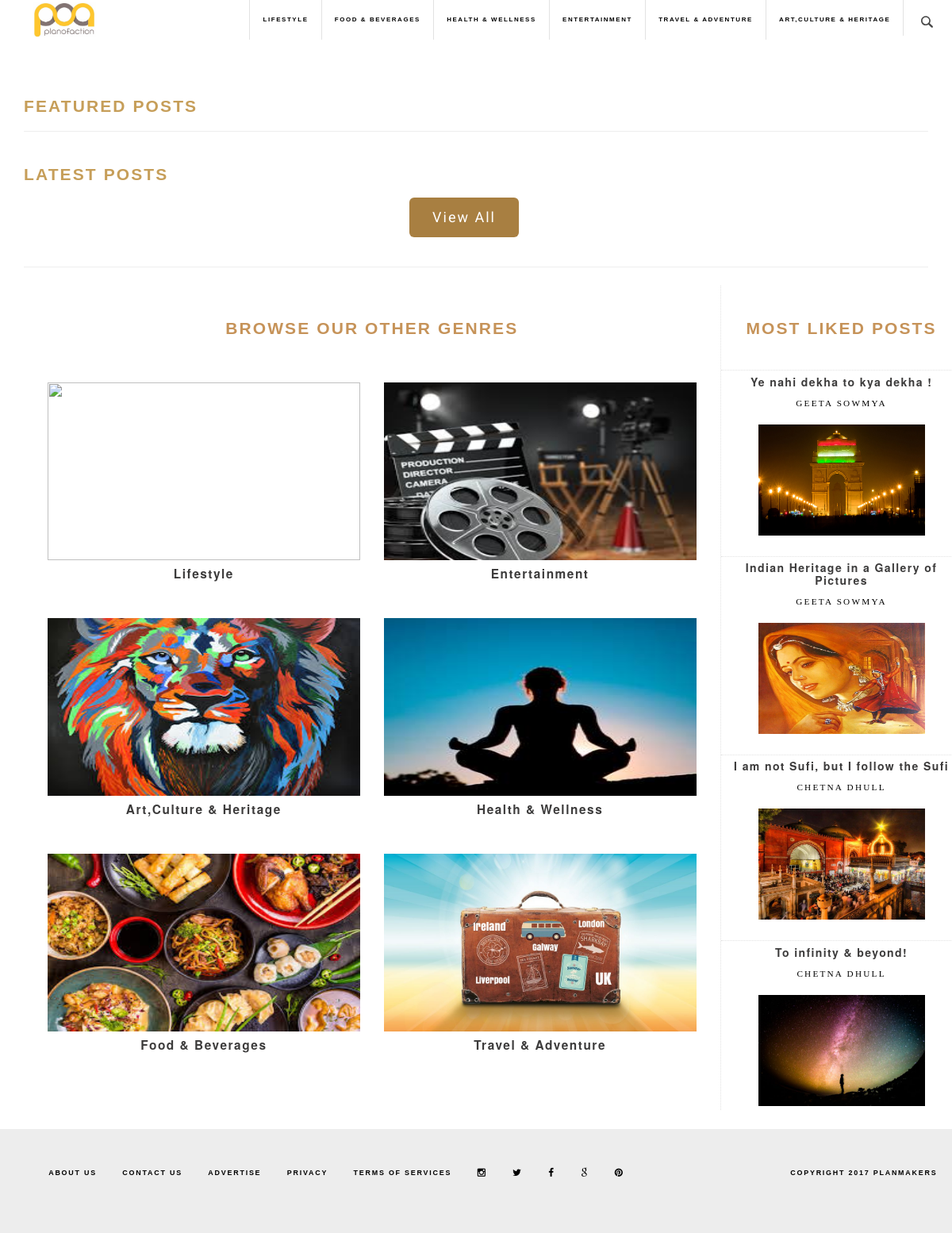
The app's page /category.php with its own data.
### tables this page shows
CREATE TABLE IF NOT EXISTS `categories` (
  `catid` int(11) NOT NULL AUTO_INCREMENT,
  `catname` varchar(100) NOT NULL,
  PRIMARY KEY (`catid`)
);

CREATE TABLE IF NOT EXISTS `posts` (
  `id` int(11) NOT NULL AUTO_INCREMENT,
  `title` varchar(300) NOT NULL,
  `category` varchar(100) NOT NULL,
  `date` varchar(100) NOT NULL,
  `body` longtext NOT NULL,
  `author` varchar(200) NOT NULL,
  `imgname` varchar(400) NOT NULL,
  PRIMARY KEY (`id`)
);

### category.php (the view, shortened to what this page needs)
<?php
include("connections/connections.php");
?><!DOCTYPE html>
<html lang="en">
<head>
  <link rel="stylesheet" type="text/css" href="css/font-awesome.min.css" media="screen">
    <link rel="stylesheet" type="text/css"href="css/blog.css">
  <link rel="stylesheet" type="text/css" href="//netdna.bootstrapcdn.com/bootstrap/3.1.1/css/bootstrap.min.css">
<link rel="stylesheet" type="text/css" href="css/main.css">
</head>
<body>
  <div id="category" id="content">
     <?php include("menu.php");?>
    <br>
    <br>
    <br>
    <div class="container" id="content">
         <br>
      <h1>Featured Posts</h1>
            <hr>
      <h1>Latest Posts</h1>
        <div class="row load">
            <div class="col-xs-12 col-sm-12 col-lg-4 col-md-4 col-lg-offset-4 col-md-offset-4"> <a href="allpost.php?cat=<?php echo $s1;?>" class="btn btn-lg btn-alert">View All</a></div></div>
            <hr>
          <section id="con">
            <div class="container"  >
                <div class="row " >
                        <div class="mini-posts col-xs-12 col-lg-9 col-md-9 col-sm-9" >
                        <h1 id="heading" >Browse Our Other Genres</h1>
                        <br>
                        <br>
                        <article class="mini-post col-xs-12 col-sm-6 col-lg-6 col-md-6">
                            <header>
                                <h3><a href="category.php?cat=LIFESTYLE" id="genre">Lifestyle</a></h3>
                            </header>
                            <a href="category.php?cat=LIFESTYLE" class="image"><img src="img/lifestyle.png" alt="" /></a>
                        </article>
                        <article class="mini-post col-xs-12 col-sm-6 col-lg-6 col-md-6">
                            <header>
                                <h3><a href="category.php?cat=Entertainment" id="genre">Entertainment</a></h3>
                            </header>
                            <a href="category.php?cat=Entertainment" class="image"><img src="img/enter.jpg" alt="" /></a>
                        </article>
                        <article class="mini-post col-xs-12 col-sm-6 col-lg-6 col-md-6">
                            <header>
                                <h3><a href="category.php?cat=Art,Culture_and_Heritage" id="genre">Art,Culture &amp; Heritage</a></h3>
                            </header>
                            <a href="category.php?cat=Art,Culture_and_Heritage" class="image"><img src="img/art.jpg" alt="" /></a>
                        </article>
                        <article class="mini-post col-xs-12 col-sm-6 col-lg-6 col-md-6">
                            <header>
                                <h3><a href="category.php?cat=Health_and_Wellness" id="genre">Health &amp; Wellness</a></h3>
                            </header>
                            <a href="category.php?cat=Health_and_Wellness" class="image"><img src="img/health.jpg" alt="" /></a>
                        </article>
                        <article class="mini-post col-xs-12 col-sm-6 col-lg-6 col-md-6">
                            <header>
                                <h3><a href="category.php?cat=Food_and_Beverages" id="genre">Food &amp; Beverages</a></h3>
                            </header>
                            <a href="category.php?cat=Food_and_Beverages" class="image"><img src="img/food.jpg" alt="" /></a>
                        </article>
                        <article class="mini-post col-xs-12 col-sm-6 col-lg-6 col-md-6">
                            <header>
                                <h3><a href="category.php?cat=Travel_and_Adventure" id="genre">Travel &amp; Adventure</a></h3>
                            </header>
                            <a href="category.php?cat=Travel_and_Adventure" class="image"><img src="img/travel2.jpg" alt="" /></a>
                        </article>
                    </div>
                        <div id="right-wrapper" class="col-xs-12 col-sm-3 col-lg-3 col-md-3">
                <section id="right" class="row">
                    <div>
                        <ul class="posts col-xs-12 col-sm-12 col-lg-12 col-md-12">
                            <h1 id="heading">Most Liked Posts</h1>
                            <br>
                            <?php
$query="SELECT * FROM posts LIMIT 4";
$result=mysqli_query($connect,$query);
                            while ($row = mysqli_fetch_assoc($result)){
                            ?>
                                <li style='padding:5px;'>
                                        <article>
                                            <header>
                                                <center>
                                               <h3><a href='post.php?pid=<?php echo $row['id'];?>' id='genre'><?php echo $row['title'];?></a></h3>
                                               <a href="blogger.php?blogger=<?php echo $row['author'];?>"><p><?php echo $row['author'];?></p></a>
                                                </center>
                                                                                           </header>
                                            <a href='post.php?pid=<?php echo $row['id'];?>' class='image img-responsive'><img src='<?php echo"img/".$row['imgname'];?>' alt='' /></a>
                                        </article>
                                    </li>
                              <?php
                            }
                        ?>
                        </ul>
                    </div>
                </section>
            </div>
                </div>
            </div>
                </section>
    </div>
                    </div>

### menu.php (shortened to what this page needs)
<?php
include("connections/connections.php");
$query1="SELECT * FROM categories";
 $result1 = mysqli_query($connect,$query1);
?>
<html>
<head>
</head>
<body style="overflow-x:hidden">
        <div id="header_menu">
            <nav class="navbar navbar-fixed-top links my-navbar " role="navigation">
                <div class="container">
                    <div class="navbar-header">
                        <a class="navbar-left" href="index.php" id="logo" style="float:left"><img src="img/logo.png" alt="" class="img-responsive"></a>
                    </div>
                    <div class="collapse navbar-collapse" id="bs-example-navbar-collapse-1">
                        <ul class="nav navbar-nav navbar-right">
<?php  while ($row = mysqli_fetch_assoc($result1)) {
?>
                            <li class="resp-text"><a href="category.php?cat=<?php echo(str_replace(" & ","_and_",$row['catname']));?>"><?php echo(str_replace("_and_", " & ",$row['catname'])); ?></a></li>
<?php }?>
                            <li class="resp-text" id="sbox">
                                <center class="">
                                    <form action="" style="">
                                        <p class="expandSearch">
                                            <a href="#">
                                            </a>
                                        </p>
                                    </form>
                                </center>
                            </li>
                        </ul>
                    </div>
                </div>
            </nav>
        </div>
    </html>

### css/main.css (style rules this page uses)
html, body, div, span, applet, object, iframe, h1, h2, h3, h4, h5, h6, pre, a, abbr, acronym, address, big, cite, code, del, dfn, em, img, ins, kbd, q, s, samp, small, strike, strong, sub, sup, tt, var, b, u, i, center, dl, dt, dd, ol, ul, li, fieldset, form, label, legend, table, caption, tbody, tfoot, thead, tr, th, td, article, aside, canvas, details, embed, figure, figcaption, footer, header, hgroup, menu, nav, output, ruby, section, summary, time, mark, audio, video, p { margin : 0; padding : 0; border : 0; vertical-align : baseline; font-weight : normal; }
html, button, input, select, textarea { color : #7f7f7f; }
h1 { color : #c69e59; font-family : 'Playball',sans-serif; font-size : 50px; text-transform : capitalize; }
h3 { font-size : 14px; }
p { font-family : 'Roboto', sans-serif; font-size : 14px; font-weight : 400; color : #444444; }
ul,ol { list-style-type : none; }
a, a:active, a:focus, a.active { color : #feedd2; text-decoration : none !important; outline : none; cursor : pointer; -webkit-transition : all ease 0.5s; -o-transition : all ease 0.5s; transition : all ease 0.5s; }
img, .img-responsive { width : 100%; }
.btn { background: #a87f41; padding: 12px 28px; font-family : 'Roboto', sans-serif; font-size: 18px; font-weight: 400; letter-spacing: 2px; color: #ffffff; text-transform: capitalize; }

### records on screen
categories: catname "LIFESTYLE"
categories: catname "FOOD & BEVERAGES"
categories: catname "HEALTH & WELLNESS"
categories: catname "ENTERTAINMENT"
categories: catname "TRAVEL & ADVENTURE"
categories: catname "ART,CULTURE & HERITAGE"
posts: title "Ye nahi dekha to kya dekha !", author "GEETA SOWMYA", imgname (picture)
posts: title "Indian Heritage in a Gallery of Pictures", author "GEETA SOWMYA", imgname (picture)
posts: title "I am not Sufi, but I follow the Sufi", author "CHETNA DHULL", imgname (picture)
posts: title "To infinity & beyond!", author "CHETNA DHULL", imgname (picture)
